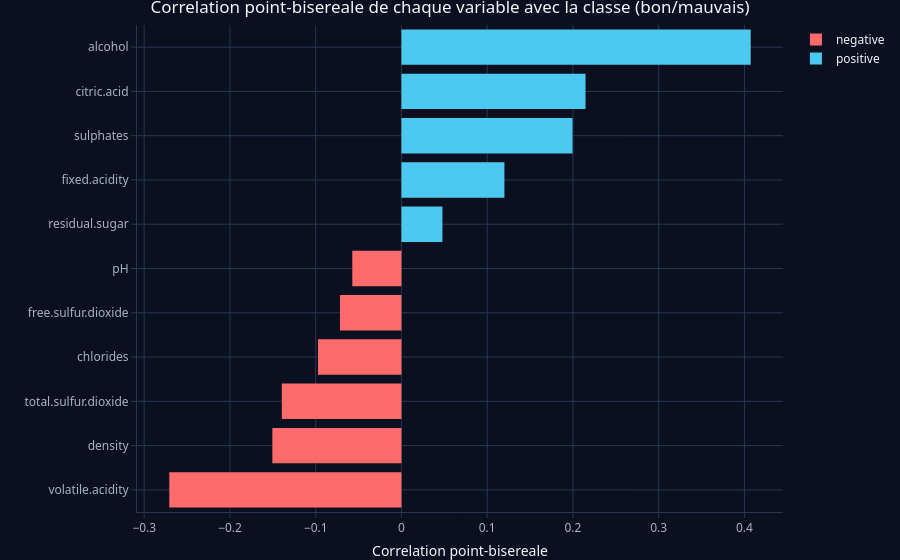

Here is the notebook cell this chart was saved with:
### Markdown cell above
**Ce que l'on remarque (reponse Q1) :**
- Les variables sont sur des **echelles tres differentes** (ex. `total.sulfur.dioxide` jusqu'a ~289,
  `density` ~ 0.99, `chlorides` ~ 0.08). ⇒ une **standardisation** sera necessaire pour le k-NN.
- Plusieurs variables sont **asymetriques** / presentent des **valeurs extremes**.
- Avec le seuil « bon vin = note $\ge 7$ », les classes sont **desequilibrees** : seuls **~14 %** des vins sont
  « bons ». ⇒ decoupage **stratifie** indispensable, et comparaison des modeles fondee sur l'**AUC**.
- Aucune valeur manquante.

### Question 2 — Exploration visuelle : quelles variables influencent la qualite ?

> **La cible est binarisee des le depart** (`y` = bon/mauvais). On cherche donc la correlation entre une variable
> **continue** (ex. `alcohol`) et une variable **binaire** (`y`). Le coefficient adapte n'est pas la correlation
> de Pearson usuelle entre deux variables continues, mais la **correlation point-bisereale** : c'est le **cas
> particulier de Pearson** obtenu lorsqu'une des deux variables est binaire (codee 0/1). Elle mesure a quel point
> la variable continue **separe** les deux classes.

On regarde donc la **correlation point-bisereale** de chaque variable avec la classe, puis la distribution des
variables les plus correlees selon la classe (**boxplots**).

### Code cell
# On compare une variable CONTINUE a la cible BINAIRE (0/1) : le coefficient adapte est
# la correlation point-bisereale (cas particulier de Pearson quand une variable est binaire).
yb <- as.numeric(y == "bon")
corr <- sapply(X, function(col) cor(col, yb))
corr <- sort(corr)
cdf <- data.frame(variable = factor(names(corr), levels = names(corr)),
                  correlation = as.numeric(corr))
cdf$signe <- ifelse(cdf$correlation >= 0, "positive", "negative")

plot_ly(cdf, x = ~correlation, y = ~variable, type = "bar", orientation = "h",
        color = ~signe, colors = c(negative = pick_color(1), positive = pick_color(0))) %>%
  layout(title = "Correlation point-bisereale de chaque variable avec la classe (bon/mauvais)",
         xaxis = list(title = "Correlation point-bisereale"), yaxis = list(title = "")) %>%
  apply_dark_theme()

### Figure 1 — Plotly figure (JSON) as saved in the notebook; plotly's stock layout.template omitted (floating-point values rounded to 4 significant figures)
{"data": [{"error_x": {"color": "rgba(255,107,107,1)"}, "error_y": {"color": "rgba(255,107,107,1)"}, "marker": {"color": "rgba(255,107,107,1)", "line": {"color": "rgba(255,107,107,1)"}}, "name": "negative", "orientation": "h", "textfont": {"color": "rgba(255,107,107,1)"}, "type": "bar", "x": [-0.2707, -0.1505, -0.1395, -0.0973, -0.0717, -0.0573], "xaxis": "x", "y": ["volatile.acidity", "density", "total.sulfur.dioxide", "chlorides", "free.sulfur.dioxide", "pH"], "yaxis": "y"}, {"error_x": {"color": "rgba(76,201,240,1)"}, "error_y": {"color": "rgba(76,201,240,1)"}, "marker": {"color": "rgba(76,201,240,1)", "line": {"color": "rgba(76,201,240,1)"}}, "name": "positive", "orientation": "h", "textfont": {"color": "rgba(76,201,240,1)"}, "type": "bar", "x": [0.0478, 0.1201, 0.1995, 0.2147, 0.4073], "xaxis": "x", "y": ["residual.sugar", "fixed.acidity", "sulphates", "citric.acid", "alcohol"], "yaxis": "y"}], "layout": {"colorway": ["#4cc9f0", "#ff6b6b", "#ffd166", "#80ed99", "#c77dff", "#f4a261", "#90e0ef", "#e9c46a"], "font": {"color": "#f3f6fb", "family": "Segoe UI, Arial"}, "hoverlabel": {"bgcolor": "#121a2b", "font": {"color": "#f3f6fb"}}, "hovermode": "closest", "legend": {"bgcolor": "rgba(0,0,0,0)", "font": {"color": "#f3f6fb"}}, "margin": {"b": 40, "l": 60, "r": 10, "t": 25}, "paper_bgcolor": "#0b1020", "plot_bgcolor": "#0b1020", "showlegend": true, "title": "Correlation point-bisereale de chaque variable avec la classe (bon/mauvais)", "xaxis": {"automargin": true, "domain": [0, 1], "gridcolor": "#2a3550", "linecolor": "#2a3550", "tickcolor": "#2a3550", "tickfont": {"color": "#a8b3c7"}, "title": "Correlation point-bisereale", "zerolinecolor": "#2a3550"}, "yaxis": {"automargin": true, "categoryarray": ["volatile.acidity", "density", "total.sulfur.dioxide", "chlorides", "free.sulfur.dioxide", "pH", "residual.sugar", "fixed.acidity", "sulphates", "citric.acid", "alcohol"], "categoryorder": "array", "domain": [0, 1], "gridcolor": "#2a3550", "linecolor": "#2a3550", "tickcolor": "#2a3550", "tickfont": {"color": "#a8b3c7"}, "title": "", "type": "category", "zerolinecolor": "#2a3550"}}}
